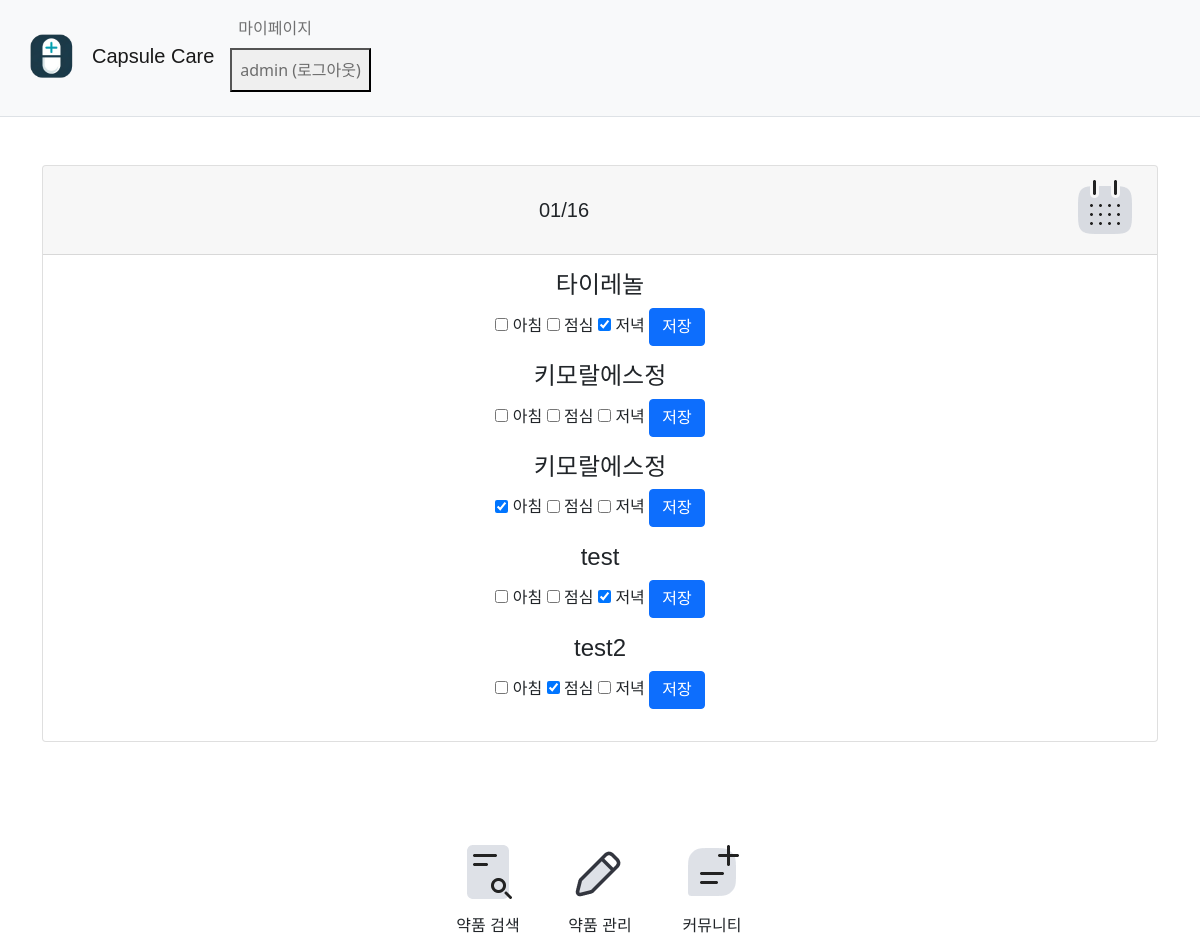
Before: /main/ (signed in) with the older database file.
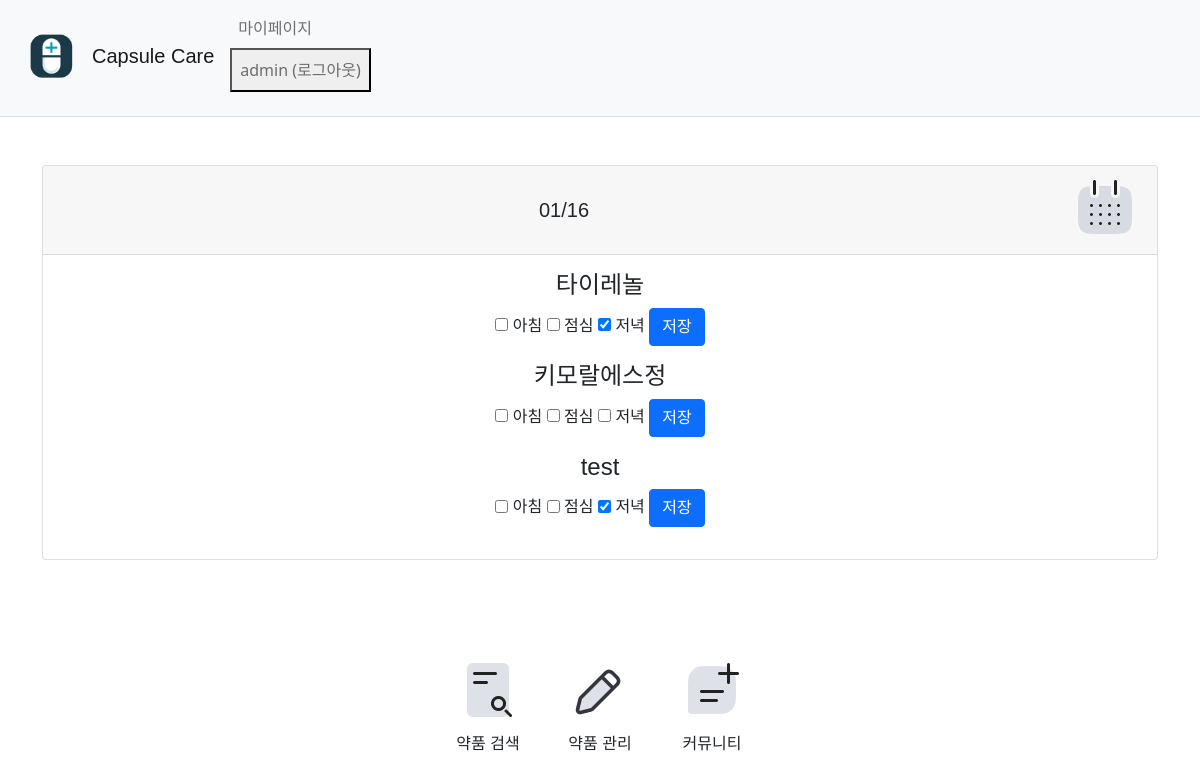
After: the same page with the newer database file.
### manage/models.py (models this page shows, shortened)
class Medicine(models.Model):
    MEDICINE_TYPE_CHOICES = [
        ('tablet', '정제'),
        ('capsule', '캡슐'),
        ('liquid', '액제'),
        ('other', '기타'),
    ]
    NOTIFY_TIME_CHOICES = [
        ('morning', '아침'),
        ('lunch', '점심'),
        ('dinner', '저녁'),
    ]
    user = models.ForeignKey('auth.User', on_delete=models.CASCADE)
    name = models.CharField(max_length=100)
    form = models.CharField(max_length=20)
    start_date = models.DateField(null=True, blank=True)
    end_date = models.DateField(null=True, blank=True)
    morning_time = models.TimeField(null=True, blank=True)
    lunch_time = models.TimeField(null=True, blank=True)
    dinner_time = models.TimeField(null=True, blank=True)  # 알림 시간
    date = models.DateField(null=True, blank=True) # 복용한 날짜, 캘린더와 연동
    morning_dose = models.BooleanField(default=False)  # 아침 복용 여부
    lunch_dose = models.BooleanField(default=False)  # 점심 복용 여부
    dinner_dose = models.BooleanField(default=False)  # 저녁 복용 여부
    morning_dose_time = models.DateTimeField(null=True, blank=True)  # 아침 복용 시간
    lunch_dose_time = models.DateTimeField(null=True, blank=True)  # 점심 복용 시간
    dinner_dose_time = models.DateTimeField(null=True, blank=True)  # 저녁 복용 시간

### main/views.py (the view)
# urls.py: path('', views.main, name='main'),
def main(request):
    if request.user.is_authenticated:
        medicines = Medicine.objects.filter(user=request.user)
    else:
        medicines = None  # 비회원인 경우 medicines는 None으로 설정
    alert = request.session.pop('alert', None)
    return render(request, 'main/main.html', {'alert': alert, 'medicines': medicines})

### templates/main/main.html (shortened to what this page needs)
{% extends "base.html" %}
{% load static %}
{% block content %}
    <div class="container mt-5">
    <div class="card">
        <div class="card-header d-flex justify-content-between align-items-center">
            <h5 class="mb-0 text-center flex-grow-1 font-weight-bold" id="liveToday" style="font-family: 'NanumSquareRoundB', sans-serif;"></h5>
            <a href="/manage">
                <img src="{% static 'img/calendar.png' %}" alt="Go to Calendar">
            </a>
        </div>
        <div class="card-body" style="font-family: 'NanumSquareRoundB', sans-serif; text-align: center;">
            {% for medication in medicines %}
                <form method="POST" action="{% url 'save_medication' %}">
                    <h4>{{ medication.name }}</h4>
                    <input type="checkbox" name="morning" {% if medication.morning_dose %}checked{% endif %}> 아침
                    <input type="checkbox" name="lunch" {% if medication.lunch_dose %}checked{% endif %}> 점심
                    <input type="checkbox" name="dinner" {% if medication.dinner_dose %}checked{% endif %}> 저녁
                    <button type="submit" class="btn btn-primary">저장</button>
                </form>
            {% endfor %}
        </div>
    </div>
</div>
<div class="container" style="margin-top: 80px;">
    <div class="d-flex justify-content-center flex-wrap">
        <div class="p-2">
            <button type="button" id="search" class="btn btn-secondary transparent-btn" onclick="location.href='/search';">
                <img src="{% static 'img/search.png' %}" alt="Search">
            </button>
            <span class="d-block text-center" style="font-family: 'NanumSquareRoundB', sans-serif;">약품 검색</span>
        </div>
        <div class="p-2">
            <button type="button" id="manage" class="btn btn-secondary transparent-btn" onclick="location.href='/manage';">
                <img src="{% static 'img/edit.png' %}" alt="manage">
            </button>
            <span class="d-block text-center" style="font-family: 'NanumSquareRoundB', sans-serif;">약품 관리</span>
        </div>
        <div class="p-2">
            <button type="button" id="community" class="btn btn-secondary transparent-btn" onclick="location.href='/forum';">
                <img src="{% static 'img/board.png' %}" alt="board">
            </button>
            <span class="d-block text-center" style="font-family: 'NanumSquareRoundB', sans-serif;">커뮤니티</span>
        </div>
    </div>
</div>
{% endblock %}

### templates/base.html (shortened to what this page needs)
{% load static %}
<head>
    <link rel="stylesheet" type="text/css" href="{% static 'bootstrap.min.css' %}">
    <link rel="stylesheet" type="text/css" href="{% static 'style.css' %}">
</head>
<body>
{% include "navbar.html" %}
{% block content %}
{% endblock %}
</body>
</html>

### templates/navbar.html (shortened to what this page needs)
{% load static %}
<nav class="navbar navbar-expand-lg navbar-light bg-light border-bottom ">
    <div class="container-fluid">
            <a class="navbar-brand" href="{% url 'main' %}" style="font-family: 'NanumSquareRoundB', sans-serif;">
                <span style="display: inline-block; width: 80px; height: 80px; background: url({% static 'icon.png' %}) center / contain no-repeat;"></span>
                Capsule Care
            </a>
        <div class="collapse navbar-collapse" id="navbarSupportedContent">
            <ul class="navbar-nav me-auto mb-2 mb-lg-0">
                <li class="nav-item">
                    {% if user.is_authenticated %}
                        <a class="nav-link" href="{% url 'mypage:mypage' %}">마이페이지</a>
                    <form method="POST" action="{% url 'common:logout' %}">
                        <button type="submit" class="nav-link">{{ user.username }} (로그아웃)</button>
                    </form>
                    {% else %}
                    <a class="nav-link" href="{% url 'common:login' %}">로그인</a>
                    {% endif %}
                </li>
            </ul>
        </div>
    </div>
</nav>

### templates/base.html (style rules this page uses)
.navbar-brand { margin-bottom: 5px; }

### templates/navbar.html (style rules this page uses)
.transparent-btn { background-color: transparent; border: none; }
.navbar-brand { position: relative; padding-left: 80px; }
.navbar-brand span { position: absolute; top: 50%; left: 0; transform: translateY(-50%); }

### templates/main/main.html (style rules this page uses)
.mt-5 { margin-top: 3rem !important; }
.transparent-btn { background-color: transparent; border: none; }

Changed rows visible on the page:
removed Medicine: name "키모랄에스정", morning_dose "☑"
removed Medicine: name "test2", lunch_dose "☑"
